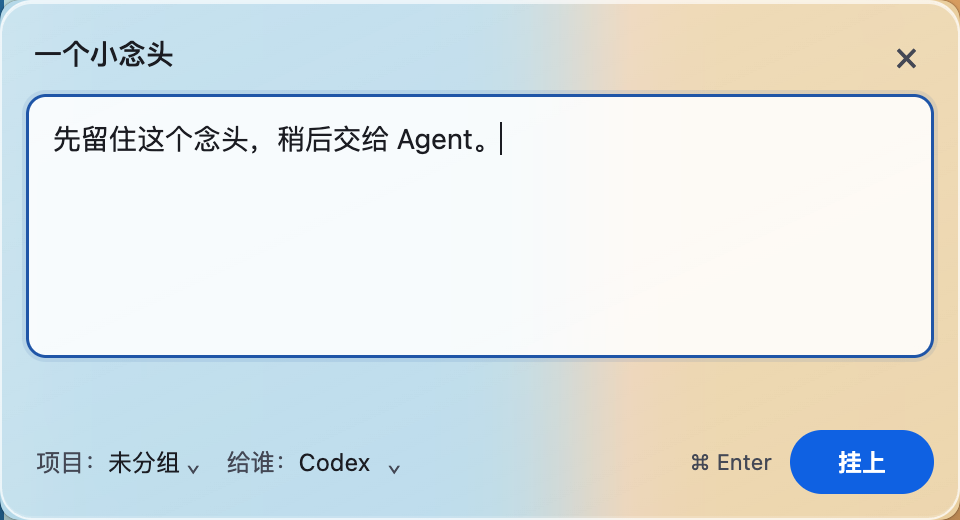
#> input picture acceptance/evidence/inline-composer/material/glass-light-stripe-background.png, 960 x 520 px
$ python background-response-check.py
#> lines starting #> are read from the running program, lines starting #| are printed output that depends on the picture; pictures that were not available may be replaced by others from this repository, and a replacement may not be noted
from pathlib import Path
import json, io
from PIL import Image, ImageCms
p=Path(__file__).resolve().parent
out=[]
def load(name):
#> called with name = 'glass-light-stripe-background.png'
 im=Image.open(p/name)
#> im is the input picture: PIL image 960x520 RGBA; mean R, G, B, A 221.1, 228, 228.4, 255
 profile=im.info.get("icc_profile")
 if profile:
  im=ImageCms.profileToProfile(im.convert("RGB"),ImageCms.ImageCmsProfile(io.BytesIO(profile)),ImageCms.createProfile("sRGB"),outputMode="RGB")
#> im: PIL image 960x520 RGB
 else: im=im.convert("RGB")
 return im
for name in ["glass-light-stripe-background","glass-light-alternate-background"]:
 front=load(name+".png");back=load(name+"-backdrop-reference.png")
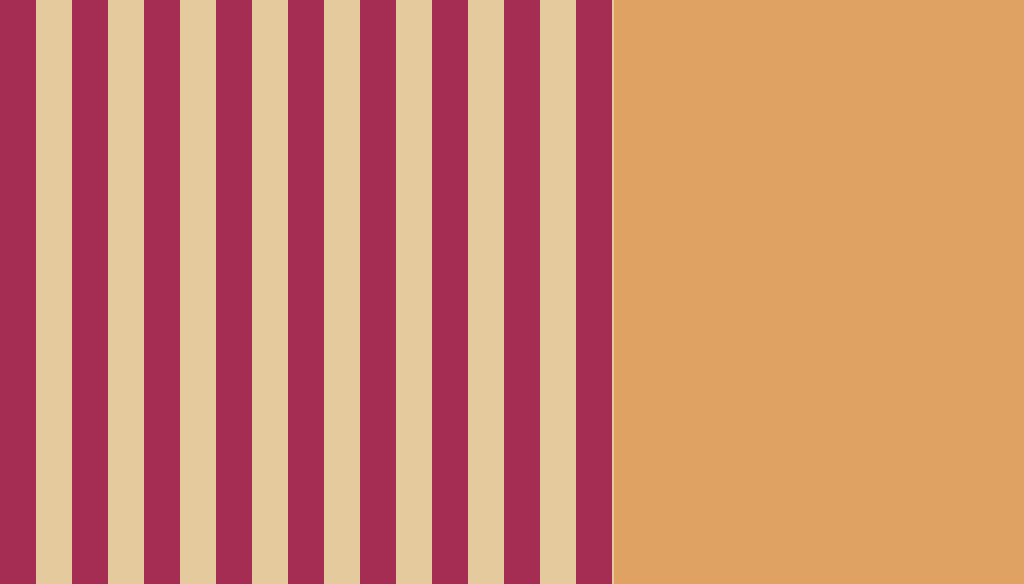
#> input picture acceptance/evidence/inline-composer/material/glass-dark-long-scroll-backdrop-reference.png, 1024 x 584 px, given in place of glass-light-stripe-background-backdrop-reference.png, which was not available
#> in load, im is the input picture: PIL image 1024x584 RGB; mean R, G, B 206.2, 136.2, 110.5
#> in load (call 2), `im=ImageCms.profileToProfile(im.convert("RGB"),ImageCms.ImageCmsProfil..`:
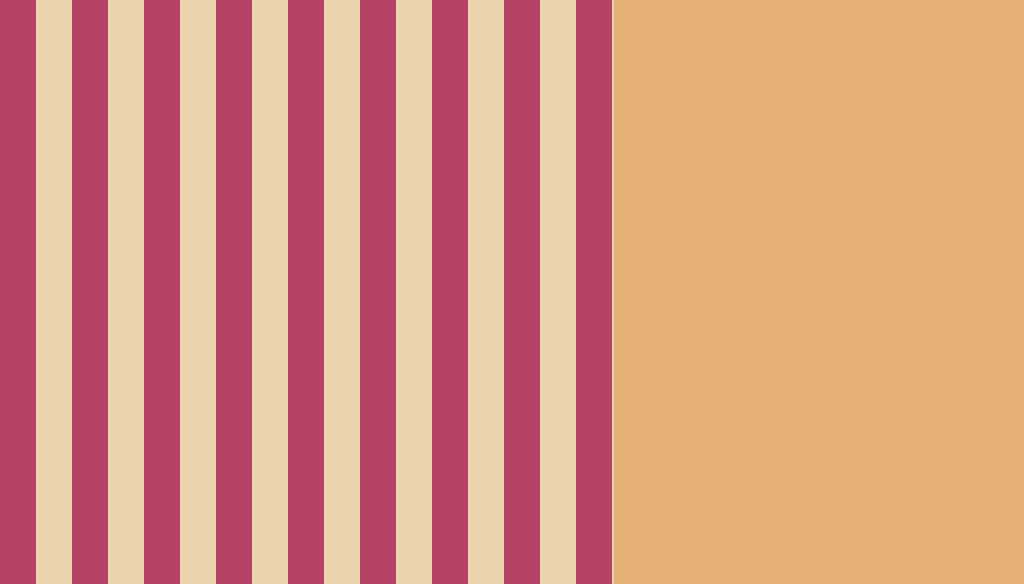
#> im: PIL image 1024x584 RGB; mean R, G, B 216.1, 151.4, 128.7
 # Own backdrop is 16 DIP beyond own compositor crop on each side, both DPR 2.
 foreground=[front.getpixel((x,390)) for x in range(40,500)]
#> foreground = 460 items, first 6: (207, 231, 242), (207, 231, 242), (207, 231, 242), (207, 230, 242), (207, 230, 242), (207, 230, 242)
 reference=[back.getpixel((x+32,422)) for x in range(40,500)]
#> reference = 460 items, first 6: (182, 65, 102), (182, 65, 102), (182, 65, 102), (182, 66, 102), (182, 65, 102), (182, 66, 102)
 def changes(row):return sum(sum(abs(a-b) for a,b in zip(row[i],row[i-1]))/3 for i in range(1,len(row)))/(len(row)-1)
 f,b=changes(foreground),changes(reference)
#> f = 0.293; b = 2.61
 assert b>1 and f<b*.2,(f,b)
 out.append({"scene":name,"roiDIP":{"x":[20,250],"y":195},"referenceOffsetDIP":[16,16],"meanAdjacentRGBStepSrgb":f,"ownSharpBackdropMeanAdjacentRGBStepSrgb":b,"ratio":f/b})
#> pass 2 of the loop `for name in ["glass-light-stripe-background","glass-light-alternate-ba..`:
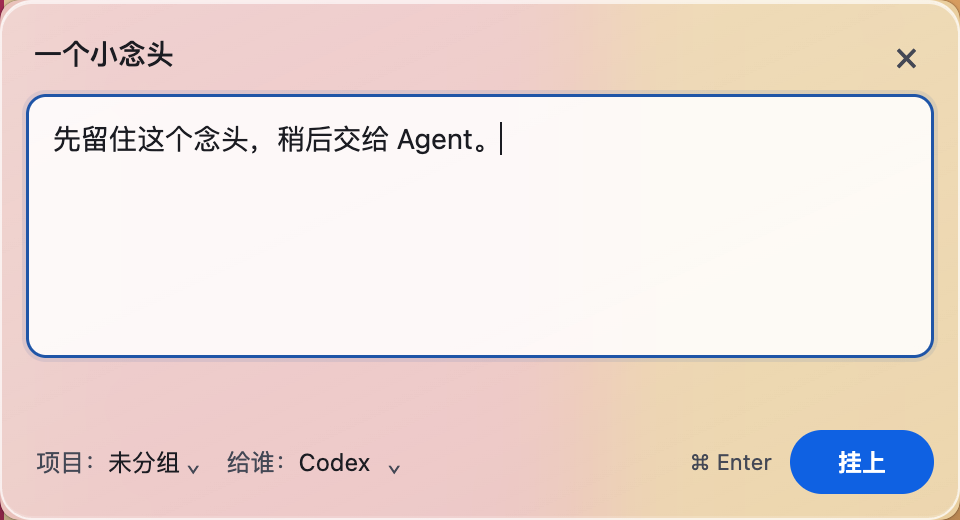
#> input picture acceptance/evidence/inline-composer/material/glass-light-alternate-background.png, 960 x 520 px
#> in load, im is the input picture: PIL image 960x520 RGBA; mean R, G, B, A 235.6, 221.6, 217, 255
#> im: PIL image 960x520 RGB
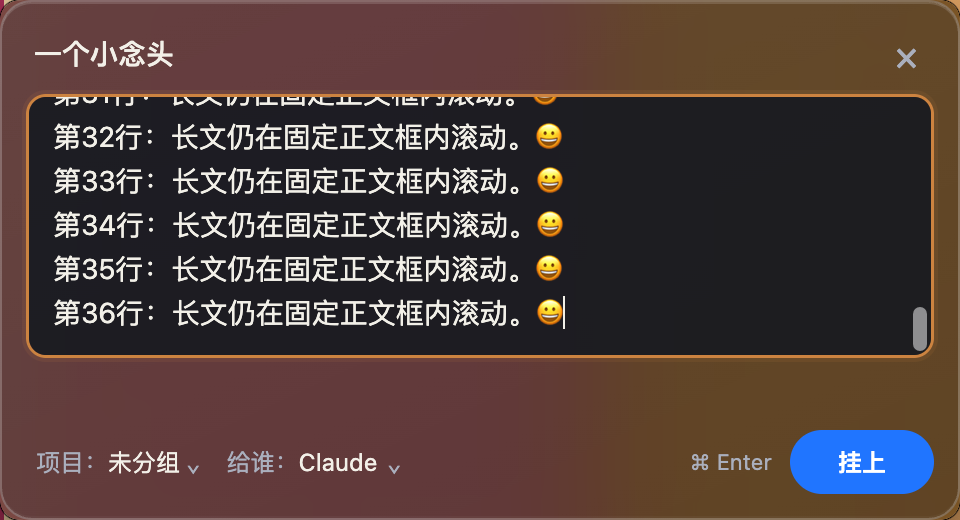
#> input picture acceptance/evidence/inline-composer/material/glass-dark-long-scroll.png, 960 x 520 px, given in place of glass-light-alternate-background-backdrop-reference.png, which was not available
#> in load, im is the input picture: PIL image 960x520 RGBA; mean R, G, B, A 78.9, 61.3, 58.1, 255
#> im: PIL image 960x520 RGB
#> foreground = 460 items, first 6: (242, 216, 214), (242, 216, 214), (242, 216, 213), (242, 216, 214), (242, 216, 213), (242, 216, 213)
#> reference = 460 items, first 6: (119, 78, 77), (119, 78, 77), (119, 78, 77), (119, 78, 77), (119, 78, 77), (119, 78, 77)
#> f = 0.305; b = 0.264
#> (the run stopped early here; a loop or call above may not have finished)
